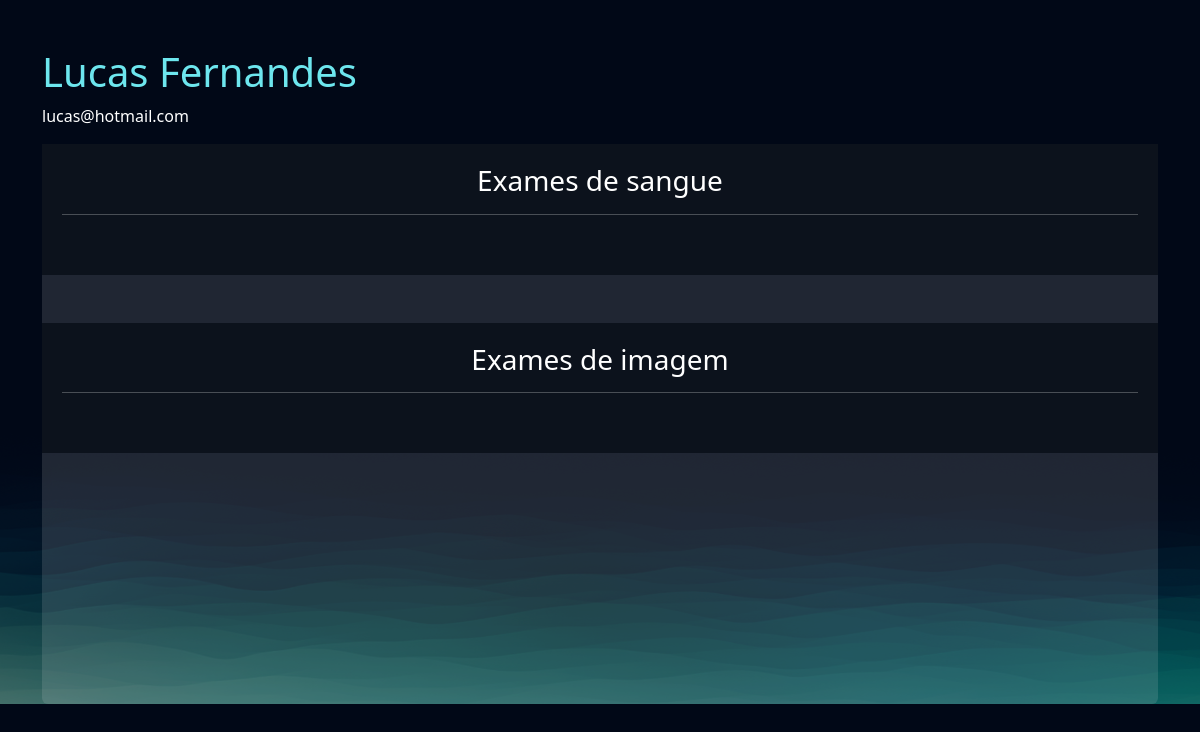
Before: /empresarial/cliente/2 (signed in) with the older database file.
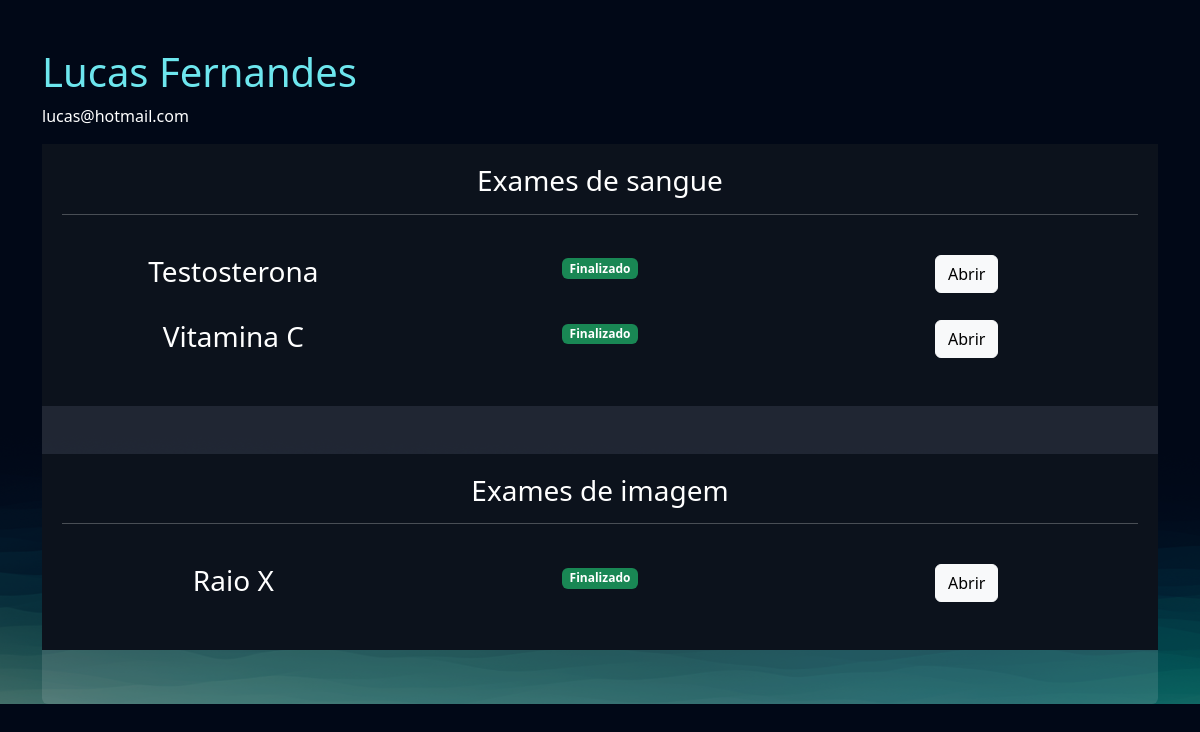
After: the same page with the newer database file.
### exames/models.py (models this page shows, shortened)
class SolicitacaoExame(models.Model):
    choice_status = (
        ('E', 'Em análise'),
        ('F', 'Finalizado')
    )
    usuario = models.ForeignKey(User, on_delete=models.DO_NOTHING)
    exame = models.ForeignKey(TiposExames, on_delete=models.DO_NOTHING)
    status = models.CharField(max_length=2, choices=choice_status)
    resultado = models.FileField(upload_to="resultados", null=True, blank=True)
    requer_senha = models.BooleanField(default=False)
    senha = models.CharField(max_length=6, null=True, blank=True)
    def badge_template(self):
        if self .status == "E":
            classes = 'bg-warning text-dark'
            texto = 'Em Análise'
        elif self .status == "F":
            classes = 'bg-success'
            texto = 'Finalizado'
        return mark_safe(f'<span class="badge {classes}">{texto}</span>')

class TiposExames(models.Model):
    tipo_choices = (
        ('I', 'Exame de Imagem'),
        ('S', 'Exame de Sangue')
    )
    nome = models.CharField(max_length=50)
    tipo = models.CharField(max_length=1, choices=tipo_choices)
    preco = models.FloatField()
    disponivel = models.BooleanField(default=True)
    horario_inicial = models.IntegerField()
    horario_final = models.IntegerField()

### empresarial/views.py (the view)
# urls.py: path('cliente/<int:cliente_id>', views.cliente, name="cliente"),
@staff_member_required
def cliente(request, cliente_id):
    cliente = User.objects.get(id=cliente_id)
    exames = SolicitacaoExame.objects.filter(usuario=cliente)
    return render(request, 'cliente.html', {'cliente': cliente, 'exames': exames})

### empresarial/templates/cliente.html (shortened to what this page needs)
{% extends "bases/base.html" %}
{% load static %}
{% block 'head' %}
    <link href="{% static 'exames/css/css.css' %}" rel="stylesheet">
    <link href="{% static 'exames/css/gerenciar_pedidos.css' %}" rel="stylesheet">
    <link href="{% static 'exames/css/gerenciar_exames.css' %}" rel="stylesheet">
{% endblock 'head' %}
{% block 'conteudo' %}
    <br>
    <br>
    <div class="container">
        <h3 class="font-destaque">{{cliente.get_full_name}}</h3>
        <p>{{cliente.email}}</p>
        <div class="card card-view">
            <div class="sub-card">
                <h3>Exames de sangue</h3>
                <hr>
                <br>
                {% for exame in exames  %}
                    {% if  exame.exame.tipo == 'S'%}
                        <div class="row">
                            <div class="col-md"><h3>{{exame.exame.nome}}</h3></div>
                            <div class="col-md">{{exame.badge_template}}</div>
                            <div class="col-md">
                                <a href="{% url 'exame_cliente' exame.id %}" class="btn btn-light">Abrir</a>
                            </div>
                        </div>
                        <br>
                    {% endif %}
                {% endfor %}
            </div>
            <br>
            <br>
            <div class="sub-card">
                <h3>Exames de imagem</h3>
                <hr>
                <br>
                {% for exame in exames  %}
                    {% if  exame.exame.tipo == 'I'%}
                        <div class="row">
                            <div class="col-md"><h3>{{exame.exame.nome}}</h3></div>
                            <div class="col-md">{{exame.badge_template}}</div>
                            <div class="col-md"><a href="{% url 'exame_cliente' exame.id %}" class="btn btn-light">Abrir</a></div>
                        </div>
                        <br>
                    {% endif %}
                {% endfor %}
            </div>
        </div>
    </div>
{% endblock 'conteudo' %}

Changed rows visible on the page:
now on this page (row edited): SolicitacaoExame: exame.nome "Testosterona", badge_template "Finalizado", shown under "Exames de sangue"
now on this page (row edited): SolicitacaoExame: exame.nome "Vitamina C", badge_template "Finalizado", shown under "Exames de sangue"
now on this page (row edited): SolicitacaoExame: exame.nome "Raio X", badge_template "Finalizado", shown under "Exames de imagem"
